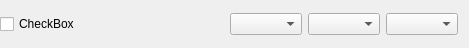
<?xml version="1.0" encoding="UTF-8"?>
<ui version="4.0">
 <class>QvkCameraSingle_wl</class>
 <widget class="QWidget" name="QvkCameraSingle_wl">
  <property name="geometry">
   <rect>
    <x>0</x>
    <y>0</y>
    <width>469</width>
    <height>48</height>
   </rect>
  </property>
  <property name="windowTitle">
   <string notr="true">Form</string>
  </property>
  <layout class="QHBoxLayout" name="horizontalLayout_2">
   <property name="leftMargin">
    <number>0</number>
   </property>
   <property name="topMargin">
    <number>0</number>
   </property>
   <property name="bottomMargin">
    <number>0</number>
   </property>
   <item>
    <layout class="QGridLayout" name="gridLayout" columnstretch="4,0,0,0,0">
     <item row="0" column="4">
      <layout class="QHBoxLayout" name="horizontalLayout_6">
       <item>
        <widget class="QComboBox" name="comboBoxCameraFPS"/>
       </item>
      </layout>
     </item>
     <item row="0" column="0">
      <layout class="QHBoxLayout" name="horizontalLayout">
       <item>
        <widget class="QCheckBox" name="checkBoxCameraOnOff">
         <property name="text">
          <string notr="true">CheckBox</string>
         </property>
        </widget>
       </item>
      </layout>
     </item>
     <item row="0" column="2">
      <layout class="QHBoxLayout" name="horizontalLayout_4">
       <item>
        <widget class="QComboBox" name="comboBoxCameraResolution">
         <property name="currentText">
          <string notr="true"/>
         </property>
        </widget>
       </item>
      </layout>
     </item>
     <item row="0" column="1">
      <layout class="QHBoxLayout" name="horizontalLayout_3">
       <item>
        <widget class="QComboBox" name="comboBoxCameraPixelformat">
         <property name="currentText">
          <string notr="true"/>
         </property>
         <property name="duplicatesEnabled">
          <bool>true</bool>
         </property>
        </widget>
       </item>
      </layout>
     </item>
    </layout>
   </item>
  </layout>
 </widget>
 <resources/>
 <connections/>
</ui>
